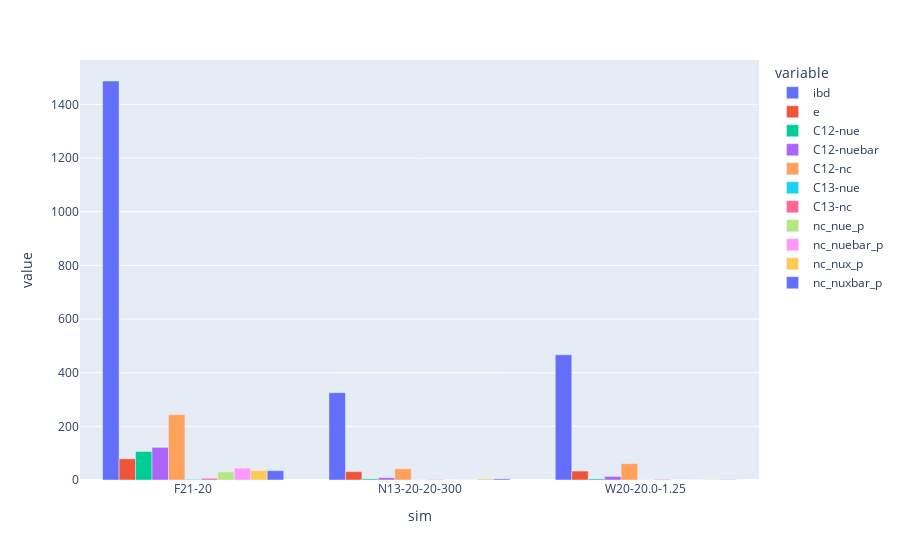

Notebook cell for this chart:
### Code cell
px.bar(events, x='sim', y=list(combos.keys()), barmode='group')

### Figure 1 — Plotly figure (JSON) as saved in the notebook; plotly's stock layout.template omitted (floating-point values rounded to 4 significant figures)
{"data": [{"alignmentgroup": "True", "hovertemplate": "variable=ibd<br>sim=%{x}<br>value=%{y}<extra></extra>", "legendgroup": "ibd", "marker": {"color": "#636efa", "pattern": {"shape": ""}}, "name": "ibd", "offsetgroup": "ibd", "orientation": "v", "showlegend": true, "textposition": "auto", "type": "bar", "x": ["F21-20", "N13-20-20-300", "W20-20.0-1.25"], "xaxis": "x", "y": [1487.0, 325.4, 466.7], "yaxis": "y"}, {"alignmentgroup": "True", "hovertemplate": "variable=e<br>sim=%{x}<br>value=%{y}<extra></extra>", "legendgroup": "e", "marker": {"color": "#EF553B", "pattern": {"shape": ""}}, "name": "e", "offsetgroup": "e", "orientation": "v", "showlegend": true, "textposition": "auto", "type": "bar", "x": ["F21-20", "N13-20-20-300", "W20-20.0-1.25"], "xaxis": "x", "y": [79.02, 31.04, 33.28], "yaxis": "y"}, {"alignmentgroup": "True", "hovertemplate": "variable=C12-nue<br>sim=%{x}<br>value=%{y}<extra></extra>", "legendgroup": "C12-nue", "marker": {"color": "#00cc96", "pattern": {"shape": ""}}, "name": "C12-nue", "offsetgroup": "C12-nue", "orientation": "v", "showlegend": true, "textposition": "auto", "type": "bar", "x": ["F21-20", "N13-20-20-300", "W20-20.0-1.25"], "xaxis": "x", "y": [106.2, 4.147, 4.017], "yaxis": "y"}, {"alignmentgroup": "True", "hovertemplate": "variable=C12-nuebar<br>sim=%{x}<br>value=%{y}<extra></extra>", "legendgroup": "C12-nuebar", "marker": {"color": "#ab63fa", "pattern": {"shape": ""}}, "name": "C12-nuebar", "offsetgroup": "C12-nuebar", "orientation": "v", "showlegend": true, "textposition": "auto", "type": "bar", "x": ["F21-20", "N13-20-20-300", "W20-20.0-1.25"], "xaxis": "x", "y": [121.6, 8.474, 13.3], "yaxis": "y"}, {"alignmentgroup": "True", "hovertemplate": "variable=C12-nc<br>sim=%{x}<br>value=%{y}<extra></extra>", "legendgroup": "C12-nc", "marker": {"color": "#FFA15A", "pattern": {"shape": ""}}, "name": "C12-nc", "offsetgroup": "C12-nc", "orientation": "v", "showlegend": true, "textposition": "auto", "type": "bar", "x": ["F21-20", "N13-20-20-300", "W20-20.0-1.25"], "xaxis": "x", "y": [243.5, 41.64, 60.89], "yaxis": "y"}, {"alignmentgroup": "True", "hovertemplate": "variable=C13-nue<br>sim=%{x}<br>value=%{y}<extra></extra>", "legendgroup": "C13-nue", "marker": {"color": "#19d3f3", "pattern": {"shape": ""}}, "name": "C13-nue", "offsetgroup": "C13-nue", "orientation": "v", "showlegend": true, "textposition": "auto", "type": "bar", "x": ["F21-20", "N13-20-20-300", "W20-20.0-1.25"], "xaxis": "x", "y": [2.42, 0.5299, 0.6653], "yaxis": "y"}, {"alignmentgroup": "True", "hovertemplate": "variable=C13-nc<br>sim=%{x}<br>value=%{y}<extra></extra>", "legendgroup": "C13-nc", "marker": {"color": "#FF6692", "pattern": {"shape": ""}}, "name": "C13-nc", "offsetgroup": "C13-nc", "orientation": "v", "showlegend": true, "textposition": "auto", "type": "bar", "x": ["F21-20", "N13-20-20-300", "W20-20.0-1.25"], "xaxis": "x", "y": [6.46, 1.825, 2.312], "yaxis": "y"}, {"alignmentgroup": "True", "hovertemplate": "variable=nc_nue_p<br>sim=%{x}<br>value=%{y}<extra></extra>", "legendgroup": "nc_nue_p", "marker": {"color": "#B6E880", "pattern": {"shape": ""}}, "name": "nc_nue_p", "offsetgroup": "nc_nue_p", "orientation": "v", "showlegend": true, "textposition": "auto", "type": "bar", "x": ["F21-20", "N13-20-20-300", "W20-20.0-1.25"], "xaxis": "x", "y": [30.25, 0.2226, 0.004581], "yaxis": "y"}, {"alignmentgroup": "True", "hovertemplate": "variable=nc_nuebar_p<br>sim=%{x}<br>value=%{y}<extra></extra>", "legendgroup": "nc_nuebar_p", "marker": {"color": "#FF97FF", "pattern": {"shape": ""}}, "name": "nc_nuebar_p", "offsetgroup": "nc_nuebar_p", "orientation": "v", "showlegend": true, "textposition": "auto", "type": "bar", "x": ["F21-20", "N13-20-20-300", "W20-20.0-1.25"], "xaxis": "x", "y": [44.1, 0.4766, 0.05065], "yaxis": "y"}, {"alignmentgroup": "True", "hovertemplate": "variable=nc_nux_p<br>sim=%{x}<br>value=%{y}<extra></extra>", "legendgroup": "nc_nux_p", "marker": {"color": "#FECB52", "pattern": {"shape": ""}}, "name": "nc_nux_p", "offsetgroup": "nc_nux_p", "orientation": "v", "showlegend": true, "textposition": "auto", "type": "bar", "x": ["F21-20", "N13-20-20-300", "W20-20.0-1.25"], "xaxis": "x", "y": [34.66, 4.204, 1.204], "yaxis": "y"}, {"alignmentgroup": "True", "hovertemplate": "variable=nc_nuxbar_p<br>sim=%{x}<br>value=%{y}<extra></extra>", "legendgroup": "nc_nuxbar_p", "marker": {"color": "#636efa", "pattern": {"shape": ""}}, "name": "nc_nuxbar_p", "offsetgroup": "nc_nuxbar_p", "orientation": "v", "showlegend": true, "textposition": "auto", "type": "bar", "x": ["F21-20", "N13-20-20-300", "W20-20.0-1.25"], "xaxis": "x", "y": [34.66, 4.204, 1.204], "yaxis": "y"}], "layout": {"barmode": "group", "legend": {"title": {"text": "variable"}, "tracegroupgap": 0}, "margin": {"t": 60}, "xaxis": {"anchor": "y", "domain": [0, 1], "title": {"text": "sim"}}, "yaxis": {"anchor": "x", "domain": [0, 1], "title": {"text": "value"}}}}
